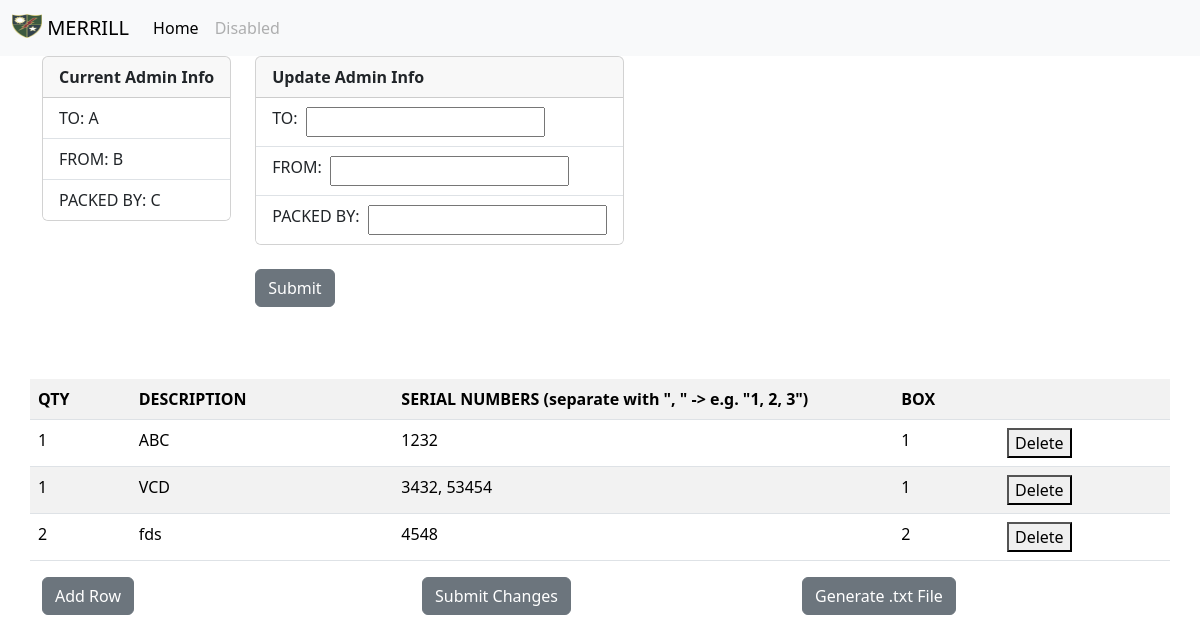
The page / on the database its author committed.
### web/controller.py (models this page shows, shortened)
class equipmentTemp(db.Model):
    UUID = db.Column(db.Integer, primary_key=True, nullable=False)
    SERIAL_NUMBER = db.Column(db.String(500))
    ITEM_DESCRIPTION = db.Column(db.String(255))
    ASSOCIATED_END_ITEM = db.Column(db.String(255))
    ITEM_QUANTITY = db.Column(db.Integer)
    DATE_CREATED = db.Column(db.DateTime, default=datetime.utcnow)
    BOX_NUMBER = db.Column(db.Integer)

### web/controller.py (the view)
@app.route('/', methods=['POST', 'GET'])
def index():
    showEquipment = equipmentTemp.query.order_by(equipmentTemp.UUID).all()
    return render_template('index.html', showEquipment=showEquipment)

### web/controller.py (called while the page is built)
@app.context_processor
def inject_admin():
    return dict(currentAdmin=currentAdmin)

@app.context_processor
def inject_items():
    return dict(itemsEntered=itemsEntered)

### web/templates/index.html (shortened to what this page needs)
{% extends 'base.html' %}
{% block head %}
<nav class="navbar navbar-expand-lg bg-body-tertiary">
    <div class="container-fluid">
      <a class="navbar-brand" href="#"> <img src="/static/images/DUI.png" alt="Logo" width="30" height="24" class="d-inline-block align-text-top">
        MERRILL</a>
      <div class="collapse navbar-collapse" id="navbarNavAltMarkup">
        <div class="navbar-nav">
          <a class="nav-link active" aria-current="page" href="#">Home</a>
          <a class="nav-link disabled" aria-disabled="true">Disabled</a>
        </div>
      </div>
    </div>
  </nav>
{% endblock %}
{% block body %}
<div class="container">
<div class="row gy-5">
    <div class="col-auto">
        <div class="card">
            <div class="card-header"><b>Current Admin Info</b></div>
            <ul class="list-group list-group-flush">
                <li class="list-group-item">TO: {{ currentAdmin.admin_to }}</li>
                <li class="list-group-item">FROM: {{ currentAdmin.admin_from }}</li>
                <li class="list-group-item">PACKED BY: {{ currentAdmin.admin_packedby }}</li>
            </ul>
        </div>
    </div>
    <div class="col-auto">
        <div class="card" >
            <div class="card-header"><b>Update Admin Info</b></div>
            <ul class="list-group list-group-flush">
                <li class="list-group-item">
                    <div class="row g-2 align-items-center">
                        <div class="col-auto">
                            <label for="to" class="form-label">TO:</label>
                        </div>
                        <div class="col-auto">
                            <input type="text" form="adminUpdate" id="to" name="to">
                        </div>
                    </div>
                </li>
                <li class="list-group-item">
                    <div class="row g-2 align-items-center">
                        <div class="col-auto">
                            <label for="from" class="form-label">FROM:</label>
                        </div>
                        <div class="col-auto">
                            <input type="text" form="adminUpdate" id="from" name="from">
                        </div>
                    </div>
                </li>
                <li class="list-group-item">
                    <div class="row g-2 align-items-center">
                        <div class="col-auto">
                            <label for="packed_by" class="form-label">PACKED BY:</label>
                        </div>
                        <div class="col-auto">
                            <input type="text" form="adminUpdate" id="packed_by" name="packed_by">
                        </div>
                    </div>
                </li>
            </ul>
        </div>
        <br><button type="submit" class="btn btn-secondary" form="adminUpdate">Submit</button>
    </div>
</div>
<div class="row"><br><br><br></div>
<div class="row">
<table class="table table-striped" id="testTable">
    <tr>
        <th scope="col">QTY</th>
        <th scope="col">DESCRIPTION</th>
        <th scope="col" style="width:500px">SERIAL NUMBERS (separate with ", " -> e.g. "1, 2, 3")</th>
        <th scope="col">BOX</th>
        <th></th>
    </tr>
    {% for x in showEquipment %}
        <tr>
            <td> {{x.ITEM_QUANTITY}}</td>
            <td> {{x.ITEM_DESCRIPTION}} </td>
            <td> {{x.SERIAL_NUMBER}} </td>
            <td> {{x.BOX_NUMBER}} </td>
            <td><button onClick="remRow(this)">Delete</button>
            </td>
        </tr>
    {% endfor %}
</table>
</div>
<div class="row">
    <div class="col"><button type="button" class="btn btn-secondary" onclick="addRow()">Add Row</button>
    </div>
    <div class="col"><button type="submit" class="btn btn-secondary" form="adminUpdate">Submit Changes</button>
    </div>
    <div class="col"><button type="submit" class="btn btn-secondary" form="genTxt">Generate .txt File</button>
    </div>
</div>
</div>
{% endblock %}

### web/templates/base.html (shortened to what this page needs)
<!DOCTYPE html>
<html lang="en">
    <head>
        <link rel="stylesheet" href="{{ url_for('static', filename='css/main.css') }}">
        {% block head %}{% endblock %}
        <link rel="stylesheet" href="/static/css/bootstrap.min.css">
    </head>
    <body>
        {% block body %}
        {% endblock %}
    </body>
</html>

### web/static/css/main.css (style rules this page uses)
td, th { border: 2px solid #000000; text-align: left; padding: 4px; padding-right: 10px; }
input { width: 100%; }

### rows shown on the page
equipmentTemp: ITEM_QUANTITY "1", ITEM_DESCRIPTION "ABC", SERIAL_NUMBER "1232", BOX_NUMBER "1"
equipmentTemp: ITEM_QUANTITY "1", ITEM_DESCRIPTION "VCD", SERIAL_NUMBER "3432, 53454", BOX_NUMBER "1"
equipmentTemp: ITEM_QUANTITY "2", ITEM_DESCRIPTION "fds", SERIAL_NUMBER "4548", BOX_NUMBER "2"

### other values the page prints
{{ currentAdmin.admin_to }} "A"
{{ currentAdmin.admin_from }} "B"
{{ currentAdmin.admin_packedby }} "C"
